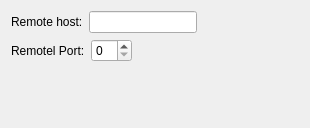
<?xml version="1.0" encoding="UTF-8"?>
<ui version="4.0">
 <class>ClientSocketConfigWidget</class>
 <widget class="QWidget" name="ClientSocketConfigWidget">
  <property name="geometry">
   <rect>
    <x>0</x>
    <y>0</y>
    <width>310</width>
    <height>128</height>
   </rect>
  </property>
  <property name="windowTitle">
   <string>Tcp Client Socket Configuration Widget</string>
  </property>
  <layout class="QVBoxLayout" name="verticalLayout">
   <item>
    <layout class="QHBoxLayout" name="horizontalLayout">
     <item>
      <widget class="QLabel" name="label">
       <property name="text">
        <string>Remote host:</string>
       </property>
      </widget>
     </item>
     <item>
      <widget class="QLineEdit" name="m_hostLineEdit"/>
     </item>
     <item>
      <spacer name="horizontalSpacer_2">
       <property name="orientation">
        <enum>Qt::Horizontal</enum>
       </property>
       <property name="sizeHint" stdset="0">
        <size>
         <width>40</width>
         <height>20</height>
        </size>
       </property>
      </spacer>
     </item>
    </layout>
   </item>
   <item>
    <layout class="QHBoxLayout" name="horizontalLayout_2">
     <item>
      <widget class="QLabel" name="m_portLabel">
       <property name="text">
        <string>Remotel Port:</string>
       </property>
      </widget>
     </item>
     <item>
      <widget class="QSpinBox" name="m_portSpinBox"/>
     </item>
     <item>
      <spacer name="horizontalSpacer">
       <property name="orientation">
        <enum>Qt::Horizontal</enum>
       </property>
       <property name="sizeHint" stdset="0">
        <size>
         <width>40</width>
         <height>20</height>
        </size>
       </property>
      </spacer>
     </item>
    </layout>
   </item>
   <item>
    <spacer name="verticalSpacer">
     <property name="orientation">
      <enum>Qt::Vertical</enum>
     </property>
     <property name="sizeHint" stdset="0">
      <size>
       <width>20</width>
       <height>40</height>
      </size>
     </property>
    </spacer>
   </item>
  </layout>
 </widget>
 <resources/>
 <connections/>
</ui>
